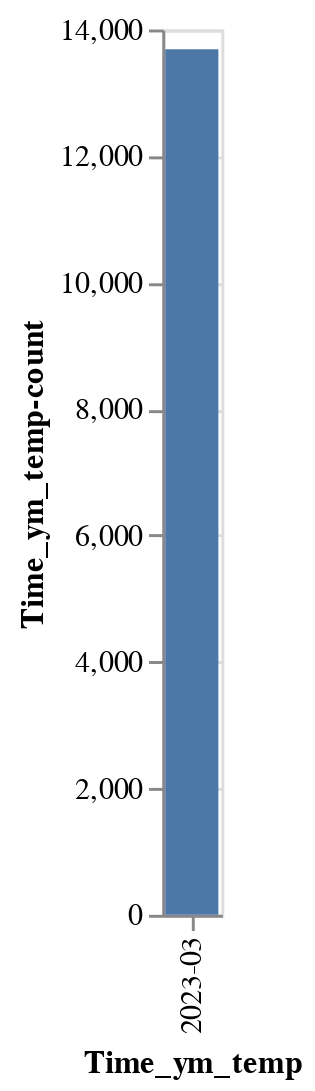

This figure's notebook cell:
### Code cell
ce.chart_me(df, 'Time') # Bug in chart me <-- Time was converted to current day and then datetime was formatted...

### Figure 1 — Vega-Lite specification as saved in the notebook (floating-point values rounded to 4 significant figures)
{"config": {"view": {"continuousWidth": 400, "continuousHeight": 300}}, "data": {"name": "data-f0abee0070fcfda92898105afc53ba88"}, "mark": "bar", "encoding": {"x": {"field": "Time_ym_temp", "type": "ordinal"}, "y": {"field": "Time_ym_temp-count", "type": "quantitative"}}, "$schema": "https://vega.github.io/schema/vega-lite/v4.17.0.json", "datasets": {"data-f0abee0070fcfda92898105afc53ba88": [{"Time_ym_temp": "2023-03", "Time_ym_temp-count": 13689}]}}
